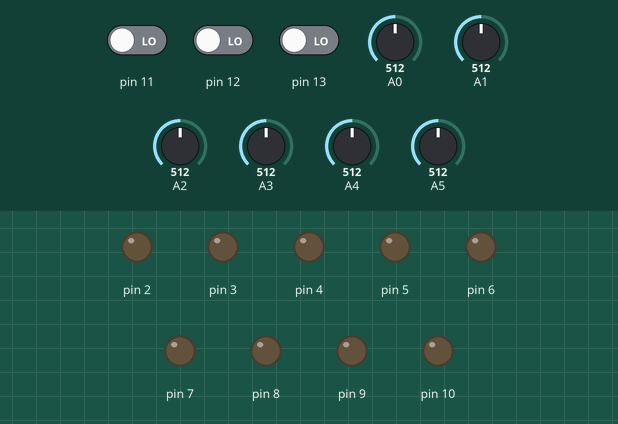
This sketch was run on a simulated Arduino Uno, built with avr-gcc and run on an emulated ATmega328P. Shown: output pins drawn as LEDs (lit = HIGH). Dashed ring = blinking. The inputs (shaded band) are chosen by the test bench; at power-on: pin 11 LOW, pin 12 LOW, pin 13 LOW, A0 = 512, A1 = 512, A2 = 512, A3 = 512, A4 = 512, A5 = 512.

Above: at 1.2 s.
1.3 s: pin 11 driven HIGH
At 2.4 s:
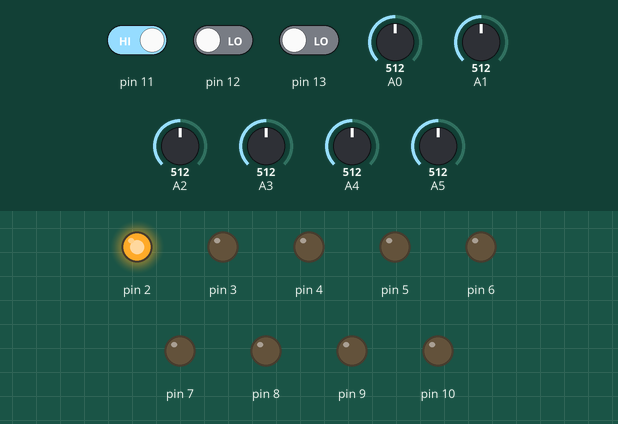
2.8 s: pin 12 driven HIGH
At 2.97 s:
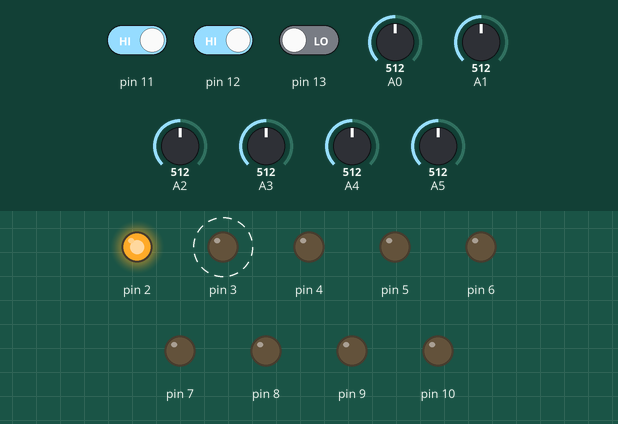
5.8 s: pin 13 driven HIGH
At 6.21 s:
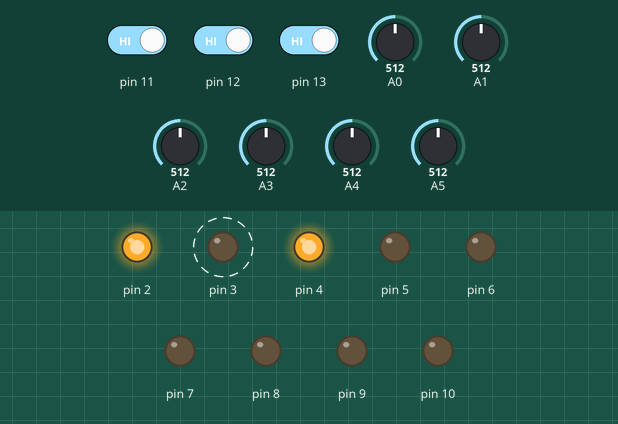
Timing chart, 0 to 14.8 s (numbered marks = the images above; inputs shaded):
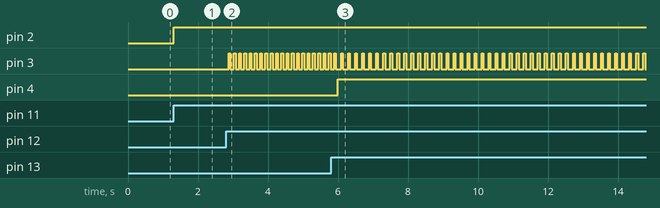

The sketch:

tictactoe1.ino
```cpp
#include <stdlib.h>

class button{
  public:
  bool on;
  int pin;
  button(int pin){
    this->pin = pin;
    on = false;
  }
};

class ButtonController{
  public:
  button* buttons[9];
  int block;
  ButtonController(){
    block = 0;
    buttons[0] = new button(11);
    buttons[1] = new button(12);
    buttons[2] = new button(13);
    buttons[3] = new button(A0);
    buttons[4] = new button(A1);
    buttons[5] = new button(A2);
    buttons[6] = new button(A3);
    buttons[7] = new button(A4);
    buttons[8] = new button(A5);

  }

  int Click(int pin,int Signal){
    if(Signal == 1023 || Signal == HIGH){
        for(int i= 0;i<9;i++){
            if(pin==buttons[i]->pin && !buttons[i]->on){
                buttons[i]->on = true;
            }
        }
    }
  }
};

ButtonController* buttonCtrl;

class LED{
  public:
  int pin;
  bool on;
  bool player;


  LED(int pin){
    on = false;
    this->pin = pin;
  }

  bool start(bool player){
    bool on1 = on;
    if(on){
      player = this->player;
    }
      if(player){
        digitalWrite(pin, HIGH);
      }
      else{
        digitalWrite(pin, HIGH);
        delay(50);
        digitalWrite(pin, LOW);
      }
      this->player = player;
      on = true;
      return on1;
    }
};

class TicTakToe{
  LED *leds[9];
  bool player;

  public:
  TicTakToe(){
    for(int i=0;i<9;i++){
      leds[i] = new LED(i+2);
    }
    player = true;
  };
  bool win(){
    for(int i=0;i<2;i++){
      if(leds[0]->on == true && leds[0]->player == i && leds[1]->on == true && leds[1]->player == i && leds[2]->on == true && leds[2]->player == i || leds[3]->on == true && leds[3]->player == i && leds[4]->on == true && leds[4]->player == i && leds[5]->on == true && leds[5]->player == i || leds[6]->on == true && leds[6]->player == i && leds[7]->on == true && leds[7]->player == i && leds[8]->on == true && leds[8]->player == i || leds[0]->on == true && leds[0]->player == i && leds[4]->on == true && leds[4]->player == i && leds[8]->on == true && leds[8]->player == i || leds[2]->on == true && leds[2]->player == i && leds[4]->on == true && leds[4]->player == i && leds[6]->on == true && leds[6]->player == i || leds[0]->on == true && leds[0]->player == i && leds[3]->on == true && leds[3]->player == i && leds[6]->on == true && leds[6]->player == i || leds[1]->on == true && leds[1]->player == i && leds[4]->on == true && leds[4]->player == i && leds[7]->on == true && leds[7]->player == i || leds[2]->on == true && leds[2]->player == i && leds[5]->on == true && leds[5]->player == i && leds[8]->on == true && leds[8]->player == i){
        Serial.println("win");
        buttonCtrl->block = true;
      }
    }
  }
  void startLED(int ledNUM){
      if(!leds[ledNUM-1]->start(player)){
        player = !player;
      }
  }
  void refresh(){
    for(int i = 0;i<9;i++){
      if(buttonCtrl->buttons[i]->on){
        this->startLED(i+1);
        delay(50);
      }
    }
  }
};

TicTakToe* game;

void setup() {
  // put your setup code here, to run once:

  for(int i=2;i<11;i++){
    pinMode(i, OUTPUT);
  }
  for(int i=11;i<14;i++){
    pinMode(i, INPUT);
  }
  game = new TicTakToe();
  buttonCtrl = new ButtonController();
  Serial.begin(9600);
}
void loop() {
  game->win();
  if(!buttonCtrl->block){
    buttonCtrl->Click(11,digitalRead(11));
    buttonCtrl->Click(12,digitalRead(12));
    buttonCtrl->Click(13,digitalRead(13));
    buttonCtrl->Click(A0,analogRead(A0));
    buttonCtrl->Click(A1,analogRead(A1));
    buttonCtrl->Click(A2,analogRead(A2));
    buttonCtrl->Click(A3,analogRead(A3));
    buttonCtrl->Click(A4,analogRead(A4));
    buttonCtrl->Click(A5,analogRead(A5));
  }
  game->refresh();
}
```

Measured:
- after the input at 1.3 s, pin 2: LOW → HIGH at once
- after the input at 2.8 s, pin 3: alternates HIGH for 0.05 s and LOW for 0.10 s, starting after 0.07 s
- after the input at 5.8 s, pin 3: alternates HIGH for 0.05 s and LOW for 0.15 s, starting after 0.29 s; pin 4: LOW → HIGH after 0.19 s
